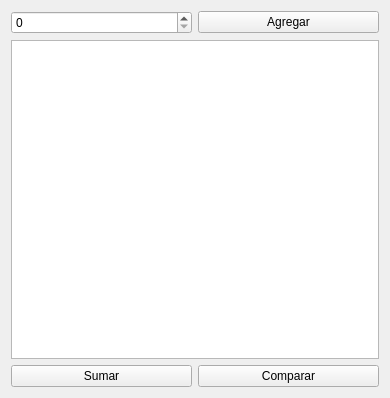
<?xml version="1.0" encoding="UTF-8"?>
<ui version="4.0">
 <class>Ventana</class>
 <widget class="QWidget" name="Ventana">
  <property name="geometry">
   <rect>
    <x>0</x>
    <y>0</y>
    <width>390</width>
    <height>398</height>
   </rect>
  </property>
  <property name="windowTitle">
   <string>Ventana</string>
  </property>
  <layout class="QGridLayout" name="gridLayout">
   <item row="0" column="0">
    <widget class="QDoubleSpinBox" name="spinDosis">
     <property name="decimals">
      <number>0</number>
     </property>
     <property name="maximum">
      <double>10000.000000000000000</double>
     </property>
    </widget>
   </item>
   <item row="0" column="1">
    <widget class="QPushButton" name="btnAgregar">
     <property name="text">
      <string>Agregar</string>
     </property>
    </widget>
   </item>
   <item row="1" column="0" colspan="2">
    <widget class="QListWidget" name="listaCajas">
     <property name="selectionMode">
      <enum>QAbstractItemView::SelectionMode::MultiSelection</enum>
     </property>
    </widget>
   </item>
   <item row="2" column="0">
    <widget class="QPushButton" name="btnSumar">
     <property name="text">
      <string>Sumar</string>
     </property>
    </widget>
   </item>
   <item row="2" column="1">
    <widget class="QPushButton" name="btnComparar">
     <property name="text">
      <string>Comparar</string>
     </property>
    </widget>
   </item>
  </layout>
 </widget>
 <resources/>
 <connections/>
</ui>
